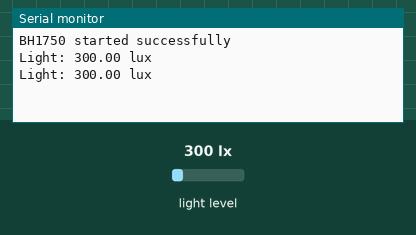
The sketch below on a simulated ESP32. Parts: the last lines printed to the serial monitor. The test bench sets the inputs (shaded band); at power-on: light level 300 lx.

Above: at 1.8 s.
1.9 s: light level set to 40 lx
At 2.8 s:
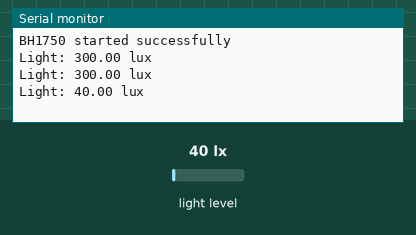
3.4 s: light level set to 500 lx
At 4.7 s:
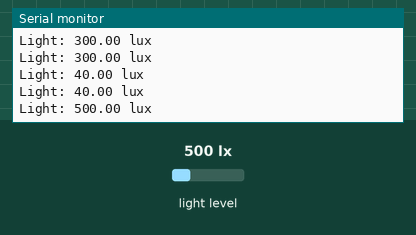
Timing chart, 0 to 6.4 s (numbered marks = the images above; inputs shaded):
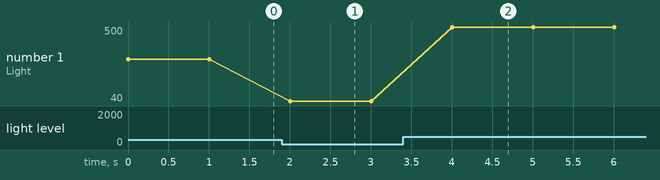

Measured:
- after the input at 1.9 s, the serial monitor: prints a new line after 0.10 s (image 1)
- after the input at 3.4 s, the serial monitor: prints a new line after 0.60 s (image 2)
- plotted number 1: 300 → 40 after the input at 1.9 s, 40 → 500 after the input at 3.4 s

The sketch:

lightMeter.ino
```cpp
#include <Wire.h>
#include <BH1750.h>

BH1750 lightMeter;

void setup() {
  Serial.begin(115200);

  // ESP32 I2C pins
  Wire.begin(21, 22);

  // Start BH1750
  if (lightMeter.begin()) {
    Serial.println("BH1750 started successfully");
  } else {
    Serial.println("Error: BH1750 not found!");
    while (1);
  }
}

void loop() {

  float lux = lightMeter.readLightLevel();

  Serial.print("Light: ");
  Serial.print(lux);
  Serial.println(" lux");

  delay(1000);
}
```
